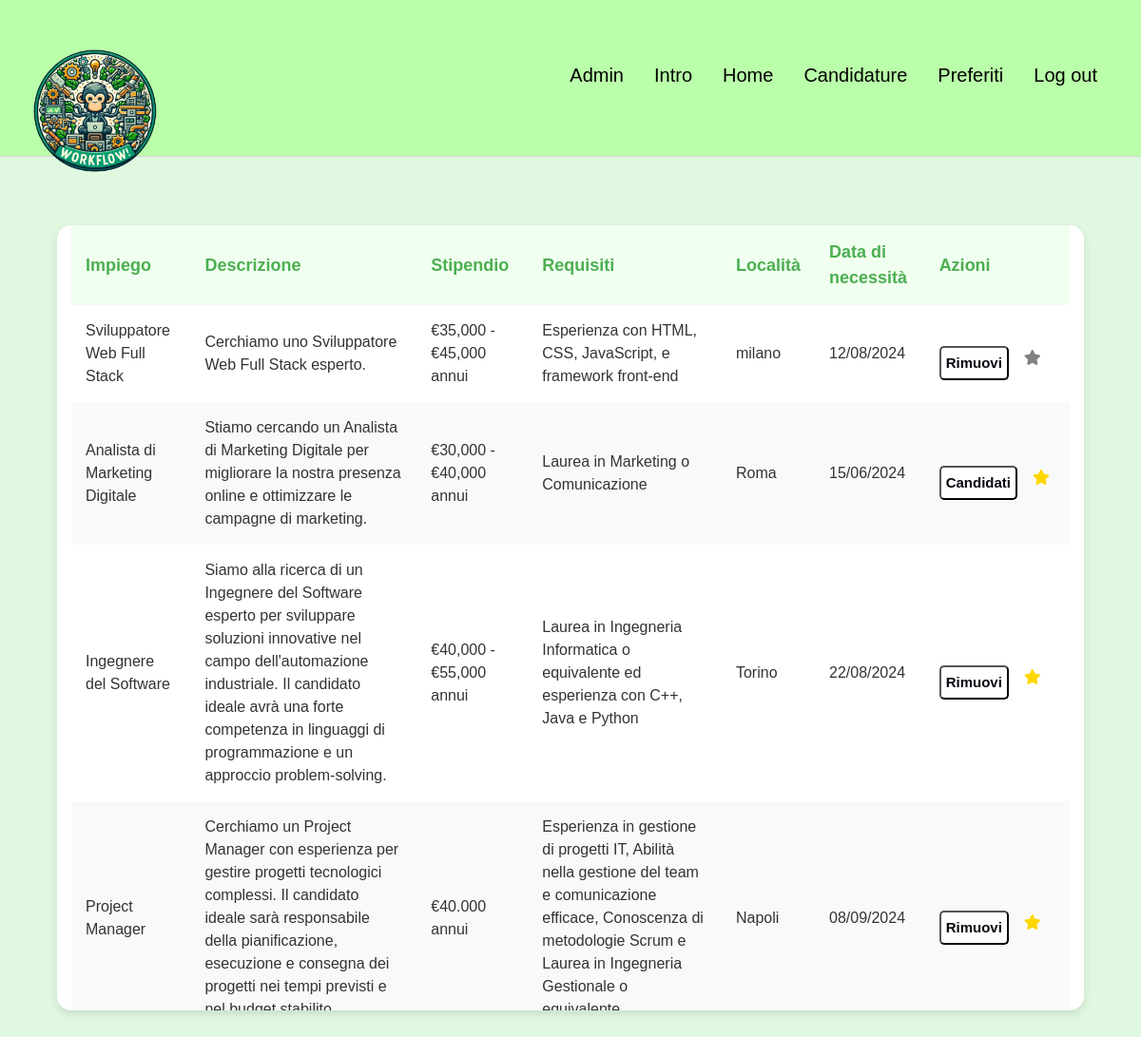
/home/ (signed in), run on the app's committed database.
### myapp/models.py (models this page shows)
class Offerta(models.Model):
    id = models.AutoField(primary_key=True)
    id_datore = models.ForeignKey(Utente, on_delete=models.CASCADE , related_name='datore_offerta', null=True)
    impiego = models.CharField(max_length=40 , null=True)
    stipendio = models.CharField(max_length=40 , null=True)
    descrizione = models.CharField(max_length=500 , null=True)
    data = models.DateTimeField(null=True)
    requisiti = models.CharField(max_length=500 , null=True)
    luogo = models.CharField(max_length=150 , null=True)

### myapp/views.py (the view)
# urls.py: 2. Add a URL to urlpatterns:  path('', views.home, name='home')
def home(request):
    if request.session.get('username'):
        username = request.session['username']
        user = User.objects.get(username=username)
        utente = Utente.objects.get(user=user)
        if utente.tipo=='candidato':
            favs = Preferiti.objects.filter(id_candidato=utente)
            offerte = Offerta.objects.all()
            candidature = Candidatura.objects.filter(id_candidato=utente)
            id_cands = []
            for cand in candidature:
                for offerta in offerte:
                    if offerta.id == cand.id_offerta.id:
                        id_cands.append(cand.id_offerta.id)
            id_favs = []
            for fav in favs:
                for offerta in offerte:
                    if offerta.id == fav.id_offerta.id:
                        id_favs.append(fav.id_offerta.id)
            return render(request, 'myapp/home.html', {'tipo':utente.tipo, 'offerte': offerte, 'candidature':candidature,'favs':favs, 'id_cands': id_cands, 'id_favs':id_favs})
        else:
            offerte = Offerta.objects.filter(id_datore=utente.id)
            return render(request, 'myapp/home.html', {'tipo':utente.tipo, 'offerte': offerte})
    else:
        return redirect("login")

### myapp/templates/myapp/home.html (shortened to what this page needs)
{% extends "base.html" %}
{% block navcontent %}
    {% if tipo == 'datore' %}
        <button id="">
            <a class="a" href="/addOfferta">Aggiungi offerta</a>
        </button>
    {% elif tipo == 'candidato' %}
        <button id="">
            <a class="a" href="/preferiti">Preferiti</a>
        </button>
    {% endif %}
{% endblock %}
{% block content %}
    <div class="container">
        <table class="job-list">
            <thead>
                <tr>
                    <th>Impiego</th>
                    <th>Descrizione</th>
                    <th>Stipendio</th>
                    <th>Requisiti</th>
                    <th>Località</th>
                    <th>Data di necessità</th>
                    <th>Azioni</th>
                </tr>
            </thead>
            <tbody>
                {% for offerta in offerte %}
                <tr>
                    <td>{{ offerta.impiego }}</td>
                    <td>{{ offerta.descrizione }}</td>
                    <td>{{ offerta.stipendio }}</td>
                    <td>{{ offerta.requisiti }}</td>
                    <td>{{ offerta.luogo }}</td>
                    <td>{{ offerta.data|date:"d/m/Y" }}</td>
                    {% if tipo == 'candidato' %}
                        <td>
                            <div class="actions">
                                <form action="{% url 'candidati' offerta.id %}" method="post" class="action-form">
                                    {% if offerta.id in id_cands %}
                                        <button type="submit" class="del">Rimuovi</button>
                                    {% else %}
                                        <button type="submit" class="candidati">Candidati</button>
                                    {% endif %}
                                </form>
                                <form action="{% url 'favourite' offerta.id%}" class="action-form">
                                    <button type="submit" class="star-button">
                                        {% if offerta.id in id_favs %}
                                            <i class="fa fa-star star-icon clicked"></i>
                                        {% else %}
                                            <i class="fa fa-star star-icon"></i>
                                        {% endif %}
                                    </button>
                                </form>
                            </div>
                        </td>
                    {% endif %}
                </tr>
                {% endfor %}
            </tbody>
        </table>
    </div>
{% endblock %}

### myapp/static/myapp/style.css (style rules this page uses)
body { font-family: 'Arial', sans-serif; margin: 0; padding: 0; background-color: #e0f7e0; height: 100vh; color: #333; }
html, body { overflow-x: scroll; }
.job-list thead { position: sticky; top: 0; }
.container { width: 90%; max-width: 90vw; max-height:70vh; background-color: white; box-shadow: 0 4px 10px rgba(0, 0, 0, 0.1); border-radius: 15px; margin-top: 5%; overflow-y:scroll; }
.job-list { width: 100%; border-collapse: collapse; }
.job-list th, .job-list td { padding: 15px; text-align: left; }
.job-list th { background-color: #f0fff0; color: #4CAF50; font-size: 18px; }
.job-list tr:nth-child(even) { background-color: #f9f9f9; }
.candidati, .del { width: 100%; background-color: #ffffff; color: #080710; padding: 5px; font-size: 15px; font-weight: 600; border-radius: 5px; cursor: pointer; transition: all 0.3s; }
.right-nav button { background: none; border: none; cursor: pointer; transition: all 0.3s ease; color: rgb(60, 60, 60); }
#uncollapsed a { font-size: 20px; text-decoration:none; }
.navbar a { position: relative; display: inline-block; padding: 10px; text-decoration: none; color: #000; overflow: hidden; }
.a::before, .a::after { content: ''; position: absolute; bottom: 0; width: 0; height: 2px; background-color: rgb(41, 180, 41); transition: all 0.3s; border-radius: 1px; }
.navbar a::before { left: 50%; transform: translateX(-50%); }
.navbar a::after { right: 50%; transform: translateX(50%); }
.star-button { left: 80%; background-color: rgba(255, 255, 255, 0); border:none; }
.star-icon { cursor: pointer; color: grey; }
.star-icon.clicked { color: gold; }
.actions { display: flex; justify-content: flex-start; gap: 10px; margin-top: 20px; }

### data on the page
Offerta: impiego "Sviluppatore Web Full Stack", descrizione "Cerchiamo uno Sviluppatore Web Full Stack esperto.", stipendio "€35,000 - €45,000 annui", requisiti "Esperienza con HTML, CSS, JavaScript, e framework front-end", luogo "milano", data "12/08/2024", shows "Rimuovi"
Offerta: impiego "Analista di Marketing Digitale", descrizione "Stiamo cercando un Analista di Marketing Digitale per migliorare la nostra presenza online e ottimizzare le campagne di marketing.", stipendio "€30,000 - €40,000 annui", requisiti "Laurea in Marketing o Comunicazione", luogo "Roma", data "15/06/2024", shows "Candidati"
Offerta: impiego "Ingegnere del Software", descrizione "Siamo alla ricerca di un Ingegnere del Software esperto per sviluppare soluzioni innovative nel campo dell'automazione industriale. Il candidato ideale avrà una forte competenza in linguaggi di programmazione e un approccio problem-solving.", stipendio "€40,000 - €55,000 annui", requisiti "Laurea in Ingegneria Informatica o equivalente ed esperienza con C++, Java e Python", luogo "Torino", data "22/08/2024", shows "Rimuovi"
Offerta: impiego "Project Manager", descrizione "Cerchiamo un Project Manager con esperienza per gestire progetti tecnologici complessi. Il candidato ideale sarà responsabile della pianificazione, esecuzione e consegna dei progetti nei tempi previsti e…", stipendio "€40.000 annui", requisiti "Esperienza in gestione di progetti IT, Abilità nella gestione del team e comunicazione efficace, Conoscenza di metodologie Scrum e Laurea in Ingegneria Gestionale o…", luogo "Napoli", data "08/09/2024", shows "Rimuovi"
